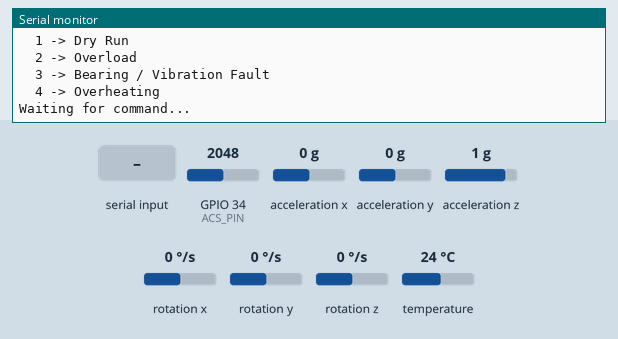
Simulated run of this sketch. Board: ESP32. Parts: the last lines printed to the serial monitor. Wiring (inferred from the names in the program): MPU-6050 motion sensor at I2C address 0x68. Inputs (shaded band) come from the test bench; at power-on: acceleration x 0 g, temperature 24 °C, GPIO 34 (ACS_PIN) = 2048, acceleration y 0 g, acceleration z 1 g, rotation x 0 °/s, rotation y 0 °/s, rotation z 0 °/s (analog values on the 0–4095 scale).

Above: at 2.2 s.
2.3 s: "90,45\n" received over Serial
At 3.7 s:
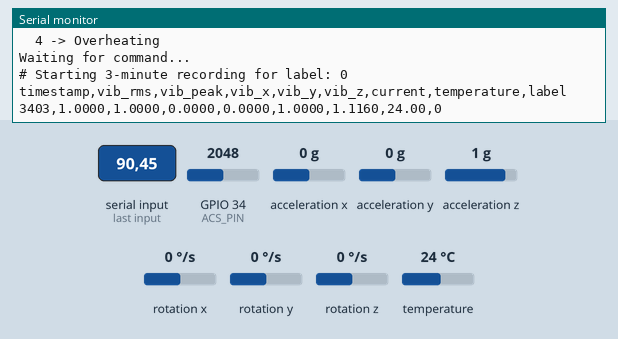
3.8 s: acceleration x set to -1.4 g
At 5.2 s:
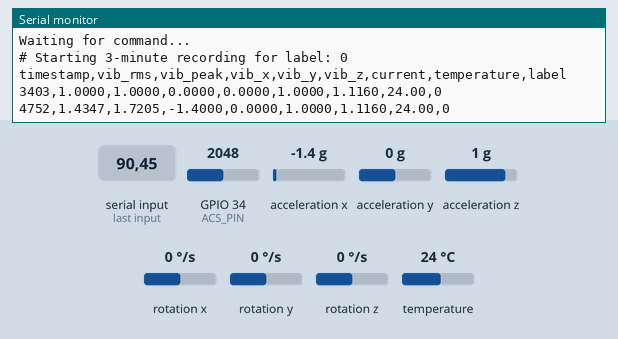
5.3 s: temperature set to 12 °C
At 6.6 s:
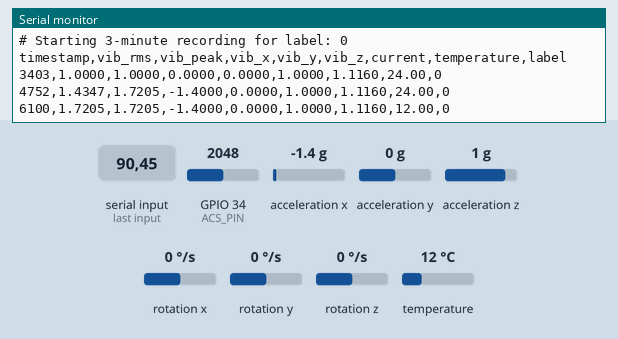
6.8 s: GPIO 34 (ACS_PIN) set to 2866
At 8.1 s:
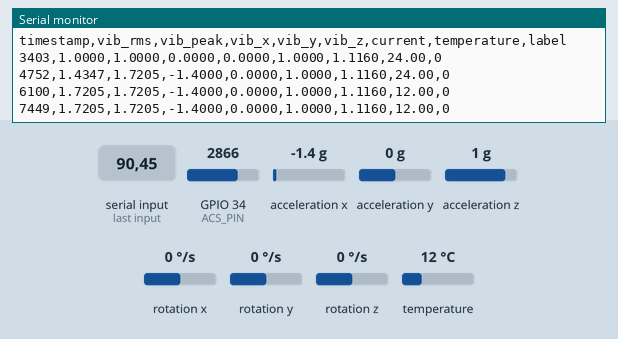
8.3 s: acceleration y set to -1.4 g
At 9.1 s:
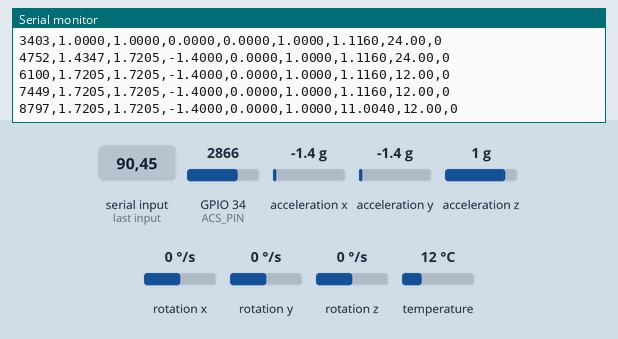
9.8 s: acceleration z set to -1.4 g
At 10.7 s:
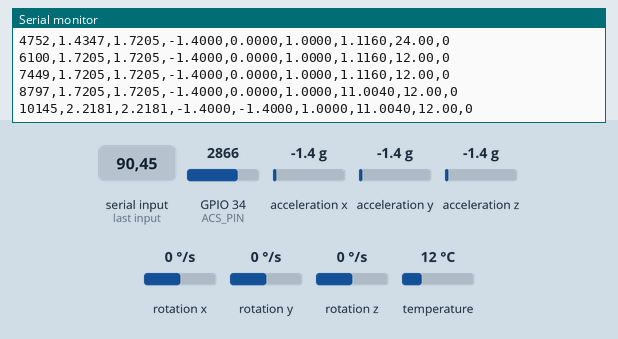
Timing chart, 0 to 12.3 s (numbered marks = the images above; inputs shaded):
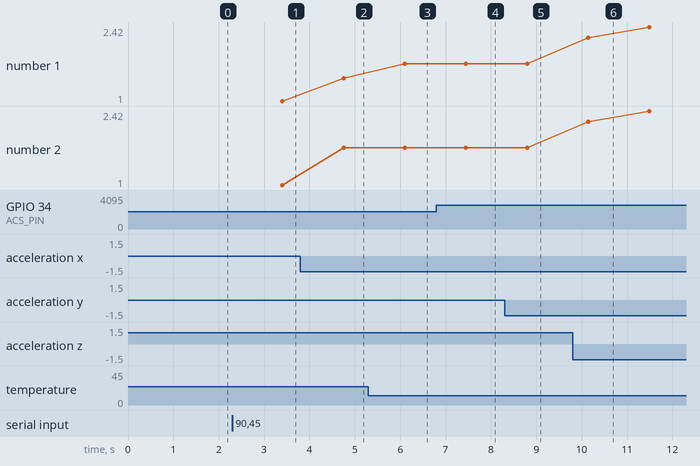

Measured:
- after the input at 2.3 s, the serial monitor: prints a new line at once (image 1)
- after the input at 3.8 s, the serial monitor: prints a new line after 0.95 s (image 2)
- after the input at 5.3 s, the serial monitor: prints a new line after 0.80 s (image 3)
- plotted number 1: 1 → 1.43 after the input at 3.8 s, 1.72 → 2.42 after the input at 9.8 s
- plotted number 2: 1 → 1.72 after the input at 3.8 s, 1.72 → 2.42 after the input at 9.8 s

The sketch:

sensor_logger.ino
```cpp
/**
 * @file sensor_logger.ino
 * @brief High-reliability raw sensor data acquisition and training logger for ESP32.
 *
 * Hardware Setup:
 *  - ESP32-WROOM-32 (30-pin)
 *  - MPU6050 Accelerometer: SDA -> GPIO 21, SCL -> GPIO 22 (I2C 0x68)
 *  - DS18B20 Temperature:   DATA -> GPIO 4 (4.7k pull-up to 3.3V)
 *  - ACS712 Current Sensor: OUT -> GPIO 34 (ADC1_CH6, analog input only)
 *
 * CSV Column Structure emitted:
 *  timestamp,vib_rms,vib_peak,vib_x,vib_y,vib_z,current,temperature,label
 *
 * Label Reference:
 *  0: Normal
 *  1: Dry Run
 *  2: Overload
 *  3: Bearing / Vibration Fault
 *  4: Overheating
 */

#include <Arduino.h>
#include <Wire.h>
#include <OneWire.h>
#include <DallasTemperature.h>

// -----------------------------------------------------------------------------
// Pin and I2C Definitions
// -----------------------------------------------------------------------------
constexpr uint8_t SDA_PIN   = 21;
constexpr uint8_t SCL_PIN   = 22;
constexpr uint8_t MPU_ADDR  = 0x68;

constexpr uint8_t TEMP_PIN  = 4;   // OneWire data pin
constexpr uint8_t ACS_PIN   = 34;  // Analog input (ADC1, GPIO 34)

// -----------------------------------------------------------------------------
// Sensor Calibration Parameters (Configurable)
// -----------------------------------------------------------------------------
constexpr float MPU_ACCEL_SCALE   = 16384.0f; // MPU6050 +/- 2g scale factor

// --- ACS712-20A Calibration Parameters ---
const float ACS_SENSITIVITY = 0.100;       // 100 mV/A for ACS712-20A (was 0.185 for 5A)
const float DIVIDER_RATIO   = 20.0 / 30.0; // 2/3 scaling ratio (10k / (10k + 20k) divider)
const float ACS_ZERO_VOLTS  = 2.364;       // Calibrated zero-current baseline at the sensor pin
const float ADC_VREF        = 3.3;
const float ADC_RESOLUTION  = 4095.0;

// -----------------------------------------------------------------------------
// Hardware Interfaces
// -----------------------------------------------------------------------------
OneWire oneWire(TEMP_PIN);
DallasTemperature tempSensor(&oneWire);

// Built-in MPU6050 Wire Interface (no external library required)
class MPU6050_WireClient {
public:
  bool isAvailable = false;

  void begin() {
    Wire.begin(SDA_PIN, SCL_PIN);

    // Wake up MPU-6050 (clear SLEEP bit in PWR_MGMT_1)
    Wire.beginTransmission(MPU_ADDR);
    Wire.write(0x6B);
    Wire.write(0x00);
    byte err = Wire.endTransmission();
    isAvailable = (err == 0);

    // Set +/- 2g accelerometer scale
    Wire.beginTransmission(MPU_ADDR);
    Wire.write(0x1C);
    Wire.write(0x00);
    Wire.endTransmission();
  }

  void getMotion6(int16_t* ax, int16_t* ay, int16_t* az, int16_t* gx, int16_t* gy, int16_t* gz) {
    if (!isAvailable) {
      *ax = 0; *ay = 0; *az = 16384;
      if (gx) *gx = 0; if (gy) *gy = 0; if (gz) *gz = 0;
      return;
    }

    Wire.beginTransmission(MPU_ADDR);
    Wire.write(0x3B); // Start at ACCEL_XOUT_H
    Wire.endTransmission(false);
    Wire.requestFrom(static_cast<uint8_t>(MPU_ADDR), static_cast<uint8_t>(14));

    if (Wire.available() >= 14) {
      *ax = (Wire.read() << 8) | Wire.read();
      *ay = (Wire.read() << 8) | Wire.read();
      *az = (Wire.read() << 8) | Wire.read();
      Wire.read(); Wire.read(); // Skip temperature bytes (0x41, 0x42)
      int16_t rx = (Wire.read() << 8) | Wire.read();
      int16_t ry = (Wire.read() << 8) | Wire.read();
      int16_t rz = (Wire.read() << 8) | Wire.read();
      if (gx) *gx = rx;
      if (gy) *gy = ry;
      if (gz) *gz = rz;
    } else {
      *ax = 0; *ay = 0; *az = 16384;
      if (gx) *gx = 0; if (gy) *gy = 0; if (gz) *gz = 0;
    }
  }
};

MPU6050_WireClient mpu;

// -----------------------------------------------------------------------------
// Sensor Helper Functions
// -----------------------------------------------------------------------------

float readCurrent() {
  // Take multiple samples to filter ADC noise on the 20A sensor
  long sumADC = 0;
  for (int i = 0; i < 30; i++) {
    sumADC += analogRead(ACS_PIN);
    delayMicroseconds(100);
  }
  float avgADC = (float)sumADC / 30.0;

  // 1. Calculate the voltage physically present at GPIO 34
  float pinVoltage = (avgADC / 4095.0) * 3.3;

  // 2. Reconstruct the actual ACS712 module output before the voltage divider
  float sensorVoltage = pinVoltage / DIVIDER_RATIO;

  // 3. Compute current in Amperes using the calibrated baseline & 100 mV/A sensitivity
  float current_A = abs(sensorVoltage - ACS_ZERO_VOLTS) / ACS_SENSITIVITY;

  return current_A;
}

float readTemperature() {
  tempSensor.requestTemperatures();
  float temp = tempSensor.getTempCByIndex(0);
  if (temp == DEVICE_DISCONNECTED_C || temp < -40.0f || temp > 125.0f) {
    return 25.0f; // Safe fallback reading if sensor disconnected
  }
  return temp;
}

// -----------------------------------------------------------------------------
// Data Logging Function
// -----------------------------------------------------------------------------

void logTrainingData(int label) {
  // Print header only once
  Serial.println("timestamp,vib_rms,vib_peak,vib_x,vib_y,vib_z,current,temperature,label");

  unsigned long startTime = millis();
  unsigned long duration = 180000; // 3 minutes

  while (millis() - startTime < duration) {

    // ── Vibration: collect 50 samples ──────────────────
    int16_t ax, ay, az, gx, gy, gz;
    float sumRMS = 0, peak = 0;
    float last_x = 0, last_y = 0, last_z = 0;

    for (int i = 0; i < 50; i++) {
      mpu.getMotion6(&ax, &ay, &az, &gx, &gy, &gz);
      float x = ax / 16384.0;
      float y = ay / 16384.0;
      float z = az / 16384.0;
      float mag = sqrt(x*x + y*y + z*z);
      sumRMS += mag * mag;
      if (mag > peak) peak = mag;
      last_x = x; last_y = y; last_z = z;
      delay(5);
    }
    float vib_rms  = sqrt(sumRMS / 50.0);
    float vib_peak = peak;

    // ── Current ────────────────────────────────────────
    float current = readCurrent();

    // ── Temperature ────────────────────────────────────
    float temperature = readTemperature();

    // ── Print CSV row ──────────────────────────────────
    Serial.print(millis());        Serial.print(",");
    Serial.print(vib_rms,  4);    Serial.print(",");
    Serial.print(vib_peak, 4);    Serial.print(",");
    Serial.print(last_x,   4);    Serial.print(",");
    Serial.print(last_y,   4);    Serial.print(",");
    Serial.print(last_z,   4);    Serial.print(",");
    Serial.print(current,  4);    Serial.print(",");
    Serial.print(temperature, 2); Serial.print(",");
    Serial.println(label);

    delay(250); // ~500ms total per row (50 samples × 5ms + 250ms)
  }

  Serial.println("# SESSION COMPLETE - Label: " + String(label));
}

void printMenu() {
  Serial.println(F("\n--- ESP32 Water Pump ML Data Logger ---"));
  Serial.println(F("Send a label digit (0-4) to start a 3-minute session:"));
  Serial.println(F("  0 -> Normal"));
  Serial.println(F("  1 -> Dry Run"));
  Serial.println(F("  2 -> Overload"));
  Serial.println(F("  3 -> Bearing / Vibration Fault"));
  Serial.println(F("  4 -> Overheating"));
  Serial.println(F("Waiting for command..."));
}

// -----------------------------------------------------------------------------
// Setup & Loop
// -----------------------------------------------------------------------------

void setup() {
  Serial.begin(115200);
  delay(1000);

  analogReadResolution(12);
  analogSetAttenuation(ADC_11db);

  mpu.begin();
  tempSensor.begin();

  Serial.println(F("# SYSTEM: Cyber-Physical Water Pump Telemetry Logger"));
  Serial.print(F("# MPU6050_STATUS: "));
  Serial.println(mpu.isAvailable ? F("OK") : F("ERROR"));

  printMenu();
}

void loop() {
  if (Serial.available() > 0) {
    char c = Serial.peek();
    if (c >= '0' && c <= '4') {
      int label = Serial.parseInt();
      Serial.print(F("# Starting 3-minute recording for label: "));
      Serial.println(label);
      logTrainingData(label);
      printMenu();
    } else {
      // Discard newline or unhandled characters
      Serial.read();
    }
  }
}
```
